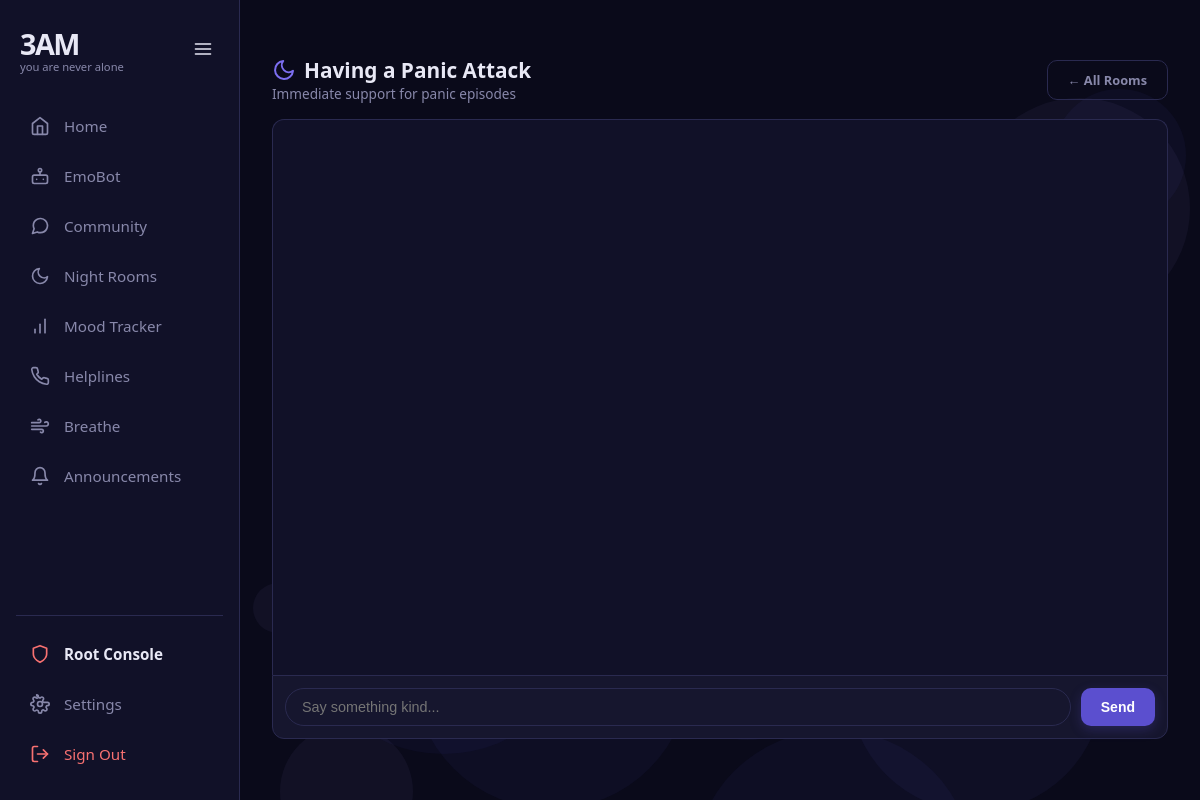
The page /chat/2 (signed in) on the database its author committed.
### app/models.py (models this page shows)
class ChatRoom(db.Model):
    __tablename__ = "chat_rooms"
    id          = db.Column(db.Integer, primary_key=True)
    name        = db.Column(db.String(100), nullable=False)
    topic       = db.Column(db.String(50), nullable=False)
    description = db.Column(db.String(300), nullable=True)
    is_active   = db.Column(db.Boolean, default=True)

### app/routes/chat.py (the view)
@chat_bp.route("/chat/<int:room_id>")
@login_required
def chat_room(room_id):
    room = ChatRoom.query.get_or_404(room_id)
    history = (
        ChatMessage.query
        .filter_by(room_id=room_id)
        .order_by(ChatMessage.timestamp.asc())
        .limit(50)
        .all()
    )
    return render_template("chat_room.html", room=room, history=history)

### app/__init__.py (called while the page is built)
@login_manager.user_loader
def load_user(user_id):
    from app.models import User
    return User.query.get(int(user_id))

### app/templates/chat_room.html (shortened to what this page needs)
{% extends "base.html" %}
{% block content %}
<div style="display:flex; justify-content:space-between;
            align-items:center; margin-bottom:16px;">
  <div>
    <h1 style="font-size:1.3rem; font-weight:700; display:flex; align-items:center; gap:8px;">
      <svg viewBox="0 0 24 24" fill="none" class="nav-icon" style="width:24px;height:24px;color:var(--purple);" stroke="currentColor" stroke-linecap="round" stroke-linejoin="round"><path d="M21 12.79A9 9 0 1 1 11.21 3 7 7 0 0 0 21 12.79z"></path></svg>
      {{ room.name }}
    </h1>
    <p style="color:var(--muted); font-size:0.85rem;">{{ room.description }}</p>
  </div>
  <a href="/chat" class="btn btn-ghost" style="font-size:0.8rem;">
    ← All Rooms
  </a>
</div>
<div class="room-layout">
  <div class="room-messages" id="roomMessages">
  </div>
  <div class="room-input">
    <input type="text" id="roomInput"
           placeholder="Say something kind..."
           autocomplete="off" maxlength="500">
    <button class="btn btn-primary" id="sendBtn" onclick="sendMsg()">Send</button>
  </div>
</div>
{% endblock %}

### app/templates/chat_room.html (style rules this page uses)
.room-layout { display: flex; flex-direction: column; height: calc(100vh - 180px); }
.room-messages { flex: 1; overflow-y: auto; padding: 16px; display: flex; flex-direction: column; gap: 10px; background: var(--bg2); border-radius: 12px 12px 0 0; border: 1px solid var(--border); border-bottom: none; }
.room-input { display: flex; gap: 10px; padding: 12px; background: var(--card); border: 1px solid var(--border); border-radius: 0 0 12px 12px; }
.room-input input { flex: 1; padding: 10px 16px; border-radius: 99px; background: var(--bg3); border: 1px solid var(--border); color: var(--text); font-size: 0.9rem; transition: border-color 0.2s; }
#sendBtn { transition: transform 0.1s ease; }

### app/templates/base.html (style rules this page uses)
:root { --bg: #0a0a1a; --bg2: #111128; --card: #16162e; --border: #2a2a50; --purple: #7c6ef0; --purple2: #5b4fcf; --text: #e8e8f5; --muted: #8888aa; --green: #4ade80; --red: #f87171; --sidebar-width: 240px; --sidebar-collapsed-width: 80px; }
* { box-sizing: border-box; margin: 0; padding: 0; }
body { font-family: system-ui, sans-serif; background: var(--bg); color: var(--text); min-height: 100vh; display: flex; overflow-x: hidden; }
.nav-icon { flex-shrink: 0; width: 20px; height: 20px; stroke-width: 2px; }
.btn { display: inline-flex; align-items: center; justify-content: center; gap: 8px; padding: 10px 20px; border-radius: 10px; font-size: 0.875rem; font-weight: 600; border: none; cursor: pointer; text-decoration: none; transition: all 0.2s; }
.btn-primary { background: var(--purple2); color: white; box-shadow: 0 4px 12px rgba(91, 79, 207, 0.25); }
.btn-ghost { background: transparent; color: var(--muted); border: 1px solid var(--border); }

### rows shown on the page
ChatRoom: name "Having a Panic Attack", description "Immediate support for panic episodes"
